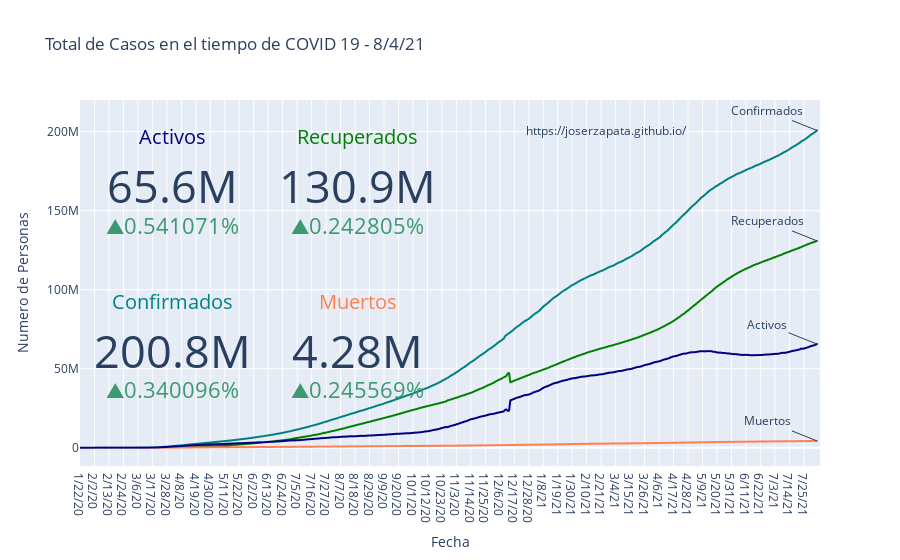

Here is the notebook cell this chart was saved with:
### Markdown cell above
## Progresion Mundial en el Tiempo del numero de casos

### Code cell
pos_final = len(world.set_index('Fecha').loc[:fecha_datos_completos,:])
world = world.iloc[:pos_final,:]
world_melt = world.melt(id_vars='Fecha',
                         value_vars= list(world.columns)[1:],
                         var_name=None)
fig = px.line(world_melt, x="Fecha", y= 'value',
              color='variable',  color_discrete_sequence=["teal","green","coral", "navy"],
              title=f'Total de Casos en el tiempo de COVID 19 - {fecha_datos_completos}')
for n in list(world.columns)[1:]:
  fig.add_annotation(x=world.iloc[-1,0], y=world.loc[world.index[-1],n],
                     text=n, xref="x",yref="y",
                     showarrow=True, ax=-50, ay=-20)
# Indicador de numero total de confirmados
fig.add_indicator( title= {'text':'Confirmados', 'font':{'color':'teal'}},
                  value = world['Confirmados'].iloc[-1],
                  mode = "number+delta", delta = {"reference": world['Confirmados'
                  ].iloc[-2], 'relative': True },domain = {'x': [0, 0.25], 'y': [0.15, .4]})
#Indicador numero total de Activos
fig.add_indicator(title={'text':'Activos', 'font':{'color':'navy'}},
                  value = world['Activos'].iloc[-1],
                  mode = "number+delta", delta = {"reference": world['Activos'
                  ].iloc[-2], 'relative': True },domain = {'x': [0, 0.25], 'y': [0.6, .85]})
#Indicador numero total de Recuperados
fig.add_indicator(title={'text':'Recuperados', 'font':{'color':'green'}},
                  value = world['Recuperados'].iloc[-1],
                  mode = "number+delta", delta = {"reference": world['Recuperados'
                  ].iloc[-2], 'relative': True },domain = {'x': [0.25, 0.50], 'y': [0.6, .85]})
#Indicador numero total de muertos
fig.add_indicator(title={'text':'Muertos', 'font':{'color':'coral'}},
                  value = world['Muertos'].iloc[-1],
                  mode = "number+delta", delta = {"reference": world['Muertos'
                  ].iloc[-2], 'relative': True },domain = {'x': [0.25, 0.5], 'y': [0.15, .4]})
fig.add_annotation(x=400, y=world_melt['value'].max(),
                   text='https://joserzapata.github.io/', showarrow=False)
fig.layout.update(showlegend = False,
                  yaxis =  {"title": {"text": "Numero de Personas"}}, # Cambiar texto eje y
                  )
# grabar grafica en chart-studio si se proporciona el api-key
if api_key: py.plot(fig, filename = 'total_casos_serie', auto_open=False)
fig.show()

### Figure 1 — Plotly figure (JSON) as saved in the notebook; plotly's stock layout.template omitted (floating-point values rounded to 4 significant figures; data arrays with more than 128 entries replaced by an {"elided": "..."} marker saying what was removed)
{"data": [{"hovertemplate": "variable=Confirmados<br>Fecha=%{x}<br>value=%{y}<extra></extra>", "legendgroup": "Confirmados", "line": {"color": "teal", "dash": "solid"}, "marker": {"symbol": "circle"}, "mode": "lines", "name": "Confirmados", "showlegend": true, "type": "scattergl", "x": {"elided": "561 str values"}, "xaxis": "x", "y": {"elided": "561 int values"}, "yaxis": "y"}, {"hovertemplate": "variable=Recuperados<br>Fecha=%{x}<br>value=%{y}<extra></extra>", "legendgroup": "Recuperados", "line": {"color": "green", "dash": "solid"}, "marker": {"symbol": "circle"}, "mode": "lines", "name": "Recuperados", "showlegend": true, "type": "scattergl", "x": {"elided": "561 str values"}, "xaxis": "x", "y": {"elided": "561 int values"}, "yaxis": "y"}, {"hovertemplate": "variable=Muertos<br>Fecha=%{x}<br>value=%{y}<extra></extra>", "legendgroup": "Muertos", "line": {"color": "coral", "dash": "solid"}, "marker": {"symbol": "circle"}, "mode": "lines", "name": "Muertos", "showlegend": true, "type": "scattergl", "x": {"elided": "561 str values"}, "xaxis": "x", "y": {"elided": "561 int values"}, "yaxis": "y"}, {"hovertemplate": "variable=Activos<br>Fecha=%{x}<br>value=%{y}<extra></extra>", "legendgroup": "Activos", "line": {"color": "navy", "dash": "solid"}, "marker": {"symbol": "circle"}, "mode": "lines", "name": "Activos", "showlegend": true, "type": "scattergl", "x": {"elided": "561 str values"}, "xaxis": "x", "y": {"elided": "561 int values"}, "yaxis": "y"}, {"delta": {"reference": 200078130, "relative": true}, "domain": {"x": [0, 0.25], "y": [0.15, 0.4]}, "mode": "number+delta", "title": {"font": {"color": "teal"}, "text": "Confirmados"}, "type": "indicator", "value": 200758588}, {"delta": {"reference": 65223605, "relative": true}, "domain": {"x": [0, 0.25], "y": [0.6, 0.85]}, "mode": "number+delta", "title": {"font": {"color": "navy"}, "text": "Activos"}, "type": "indicator", "value": 65576511}, {"delta": {"reference": 130582001, "relative": true}, "domain": {"x": [0.25, 0.5], "y": [0.6, 0.85]}, "mode": "number+delta", "title": {"font": {"color": "green"}, "text": "Recuperados"}, "type": "indicator", "value": 130899061}, {"delta": {"reference": 4272524, "relative": true}, "domain": {"x": [0.25, 0.5], "y": [0.15, 0.4]}, "mode": "number+delta", "title": {"font": {"color": "coral"}, "text": "Muertos"}, "type": "indicator", "value": 4283016}], "layout": {"annotations": [{"ax": -50, "ay": -20, "showarrow": true, "text": "Confirmados", "x": "8/4/21", "xref": "x", "y": 200758588, "yref": "y"}, {"ax": -50, "ay": -20, "showarrow": true, "text": "Recuperados", "x": "8/4/21", "xref": "x", "y": 130899061, "yref": "y"}, {"ax": -50, "ay": -20, "showarrow": true, "text": "Muertos", "x": "8/4/21", "xref": "x", "y": 4283016, "yref": "y"}, {"ax": -50, "ay": -20, "showarrow": true, "text": "Activos", "x": "8/4/21", "xref": "x", "y": 65576511, "yref": "y"}, {"showarrow": false, "text": "https://joserzapata.github.io/", "x": 400, "y": 200758588}], "legend": {"title": {"text": "variable"}, "tracegroupgap": 0}, "showlegend": false, "title": {"text": "Total de Casos en el tiempo de COVID 19 - 8/4/21"}, "xaxis": {"anchor": "y", "domain": [0, 1], "title": {"text": "Fecha"}}, "yaxis": {"anchor": "x", "domain": [0, 1], "title": {"text": "Numero de Personas"}}}}
